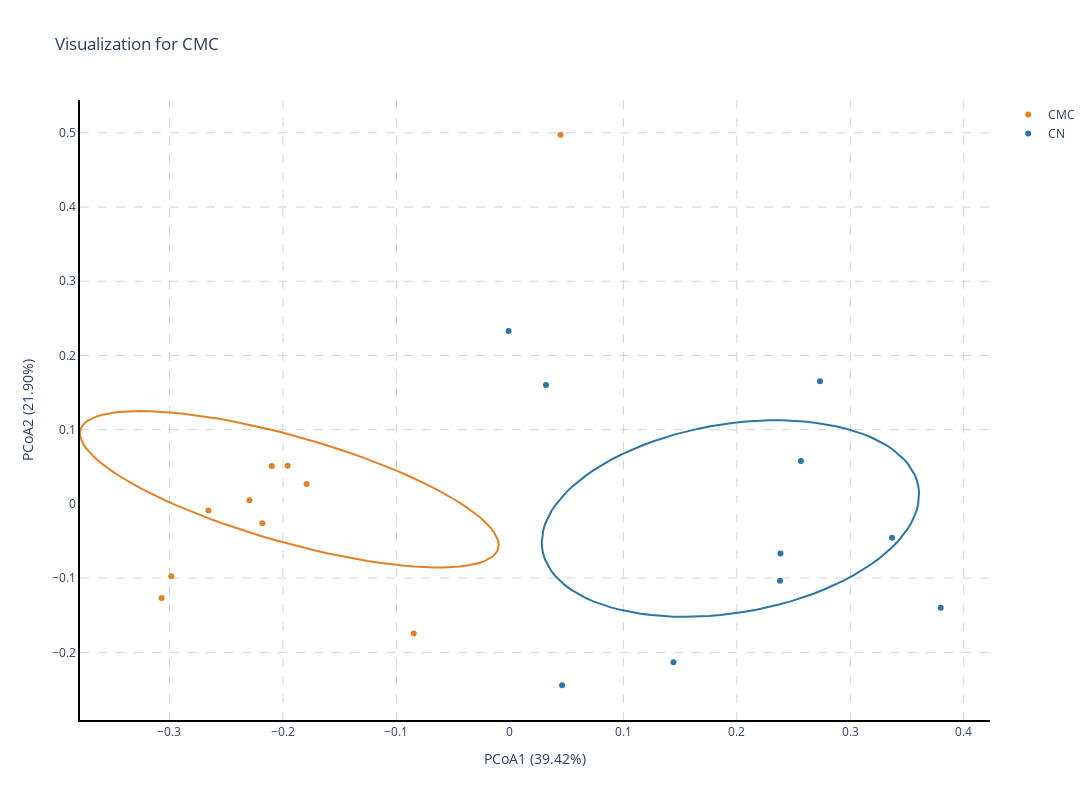
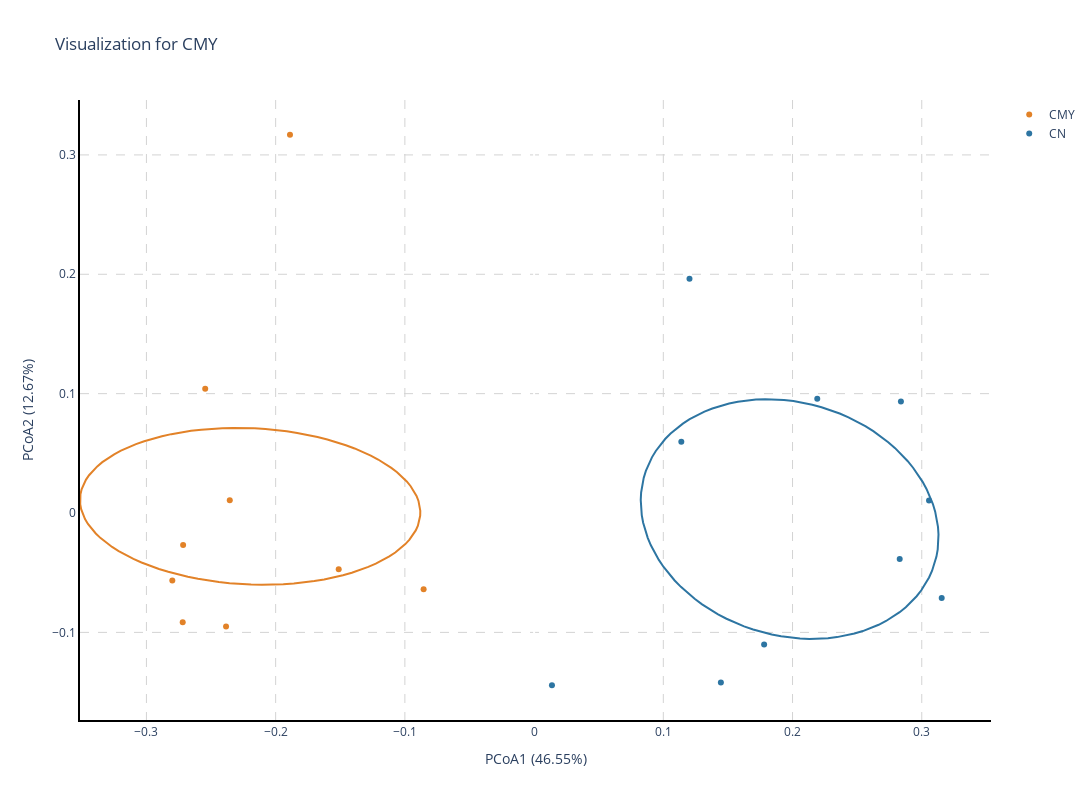

Here is the notebook cell these charts were saved with, in order:
### Code cell
def beta_vizualiztion_plotly(bray_curtis_df, firstable_data, group1="CMC"):
    group_colors = {
    'CN': '#2d75a2',
    'CMC': '#e28228',
    'CMY': '#e28228'
    }
    dm = DistanceMatrix(bray_curtis_df)
    pcoa_results = pcoa(dm)
    pcoa_df = pd.DataFrame(data=pcoa_results.samples.values)
    pcoa_df['Group'] = firstable_data['Group'].values
    explained_variance_ratio = pcoa_results.proportion_explained
    fig = go.Figure()
    
    for group, values in pcoa_df.groupby('Group'):
        color = group_colors[group]
        fig.add_trace(go.Scatter(x=values[0], y=values[1], mode='markers', name=group, marker=dict(color=color)))

        cov = values[[0, 1]].cov().values
        mean = values[[0, 1]].mean().values
        eigenvalues, eigenvectors = np.linalg.eigh(cov)
        order = eigenvalues.argsort()[::-1]
        eigenvectors = eigenvectors[:, order]
        vx, vy = eigenvectors[:, 0]
        theta = np.arctan2(vy, vx)
        width = np.sqrt(eigenvalues[0]) * 2
        height = np.sqrt(eigenvalues[1]) * 2

        t = np.linspace(0, 2 * np.pi, 100)
        ellipse_x = mean[0] + width * 0.5 * np.cos(t) * np.cos(theta) - height * 0.5 * np.sin(t) * np.sin(theta)
        ellipse_y = mean[1] + width * 0.5 * np.cos(t) * np.sin(theta) + height * 0.5 * np.sin(t) * np.cos(theta)

        fig.add_trace(go.Scatter(x=ellipse_x, y=ellipse_y, mode='lines', showlegend=False, line=dict(color=color)))

    fig.update_xaxes(title_text=f"PCoA1 ({explained_variance_ratio[0]*100:.2f}%)",
                 gridcolor='LightGray',
                 gridwidth=1,
                 griddash="dash", # Исправленная часть
                 linecolor='Black',
                 linewidth=2)
    
    fig.update_yaxes(title_text=f"PCoA2 ({explained_variance_ratio[1]*100:.2f}%)",
                 gridcolor='LightGray',
                 gridwidth=1,
                 griddash="dash", # Исправленная часть
                 linecolor='Black',
                 linewidth=2)

    fig.update_layout(title=f"Visualization for {group1}",
                      plot_bgcolor='White', 
                      width=1200,
                      height=800)
    fig.write_html(f"figures/beta_diversity/plotly_beta_{group1}.html")
    fig.show()
    return pcoa_df

pcoa_df_cmc = beta_vizualiztion_plotly(bray_curtis_distances_cmc, df_beta_cmc, "CMC")
pcoa_df_cmy = beta_vizualiztion_plotly(bray_curtis_distances_cmy, df_beta_cmy, "CMY")
